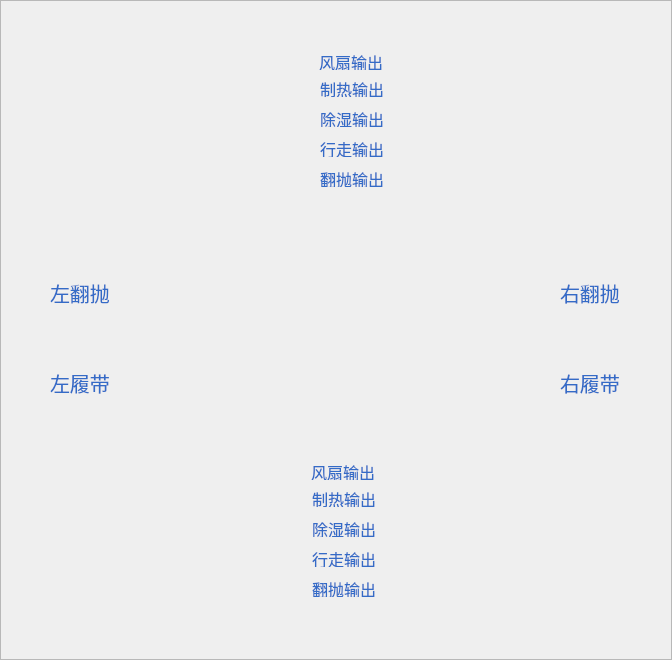
<?xml version="1.0" encoding="UTF-8"?>
<ui version="4.0">
 <class>FpjWatchs</class>
 <widget class="QWidget" name="FpjWatchs">
  <property name="geometry">
   <rect>
    <x>0</x>
    <y>0</y>
    <width>672</width>
    <height>660</height>
   </rect>
  </property>
  <property name="windowTitle">
   <string>Form</string>
  </property>
  <widget class="QFrame" name="frame">
   <property name="geometry">
    <rect>
     <x>0</x>
     <y>0</y>
     <width>672</width>
     <height>660</height>
    </rect>
   </property>
   <property name="styleSheet">
    <string notr="true">background-image: url(:/pic/翻抛机表盘组.png);
background-position:center;
background-repeat:no-repeat;</string>
   </property>
   <property name="frameShape">
    <enum>QFrame::StyledPanel</enum>
   </property>
   <property name="frameShadow">
    <enum>QFrame::Raised</enum>
   </property>
   <widget class="YlzsPlate" name="leftTopWidget" native="true">
    <property name="geometry">
     <rect>
      <x>0</x>
      <y>0</y>
      <width>260</width>
      <height>260</height>
     </rect>
    </property>
    <property name="styleSheet">
     <string notr="true">background: transparent; </string>
    </property>
   </widget>
   <widget class="YlzsPlate" name="rightTopWidget" native="true">
    <property name="geometry">
     <rect>
      <x>410</x>
      <y>0</y>
      <width>260</width>
      <height>260</height>
     </rect>
    </property>
    <property name="styleSheet">
     <string notr="true">background: transparent; </string>
    </property>
   </widget>
   <widget class="YlzsPlate" name="leftBottomWidget" native="true">
    <property name="geometry">
     <rect>
      <x>0</x>
      <y>400</y>
      <width>260</width>
      <height>260</height>
     </rect>
    </property>
    <property name="styleSheet">
     <string notr="true">background: transparent; </string>
    </property>
   </widget>
   <widget class="YlzsPlate" name="rightBottomWidget" native="true">
    <property name="geometry">
     <rect>
      <x>410</x>
      <y>400</y>
      <width>260</width>
      <height>260</height>
     </rect>
    </property>
    <property name="styleSheet">
     <string notr="true">background: transparent; </string>
    </property>
   </widget>
   <widget class="SmallPlate" name="leftCenterWidget" native="true">
    <property name="geometry">
     <rect>
      <x>130</x>
      <y>230</y>
      <width>200</width>
      <height>200</height>
     </rect>
    </property>
    <property name="styleSheet">
     <string notr="true">background: transparent; </string>
    </property>
   </widget>
   <widget class="SmallPlate" name="rightCenterWidget" native="true">
    <property name="geometry">
     <rect>
      <x>340</x>
      <y>230</y>
      <width>200</width>
      <height>200</height>
     </rect>
    </property>
    <property name="styleSheet">
     <string notr="true">background: transparent; </string>
    </property>
   </widget>
   <widget class="QLabel" name="label">
    <property name="geometry">
     <rect>
      <x>288</x>
      <y>50</y>
      <width>24</width>
      <height>24</height>
     </rect>
    </property>
    <property name="styleSheet">
     <string notr="true">background: transparent; 
border-image: url(:/pic/风扇-(1).png);</string>
    </property>
    <property name="text">
     <string/>
    </property>
   </widget>
   <widget class="QLabel" name="label_2">
    <property name="geometry">
     <rect>
      <x>288</x>
      <y>80</y>
      <width>24</width>
      <height>24</height>
     </rect>
    </property>
    <property name="styleSheet">
     <string notr="true">background: transparent; 
border-image: url(:/pic/制热输出.png);</string>
    </property>
    <property name="text">
     <string/>
    </property>
   </widget>
   <widget class="QLabel" name="label_3">
    <property name="geometry">
     <rect>
      <x>288</x>
      <y>110</y>
      <width>24</width>
      <height>24</height>
     </rect>
    </property>
    <property name="styleSheet">
     <string notr="true">background: transparent; 
border-image: url(:/pic/除湿输出.png);</string>
    </property>
    <property name="text">
     <string/>
    </property>
   </widget>
   <widget class="QLabel" name="label_4">
    <property name="geometry">
     <rect>
      <x>288</x>
      <y>140</y>
      <width>24</width>
      <height>24</height>
     </rect>
    </property>
    <property name="styleSheet">
     <string notr="true">background: transparent; 
border-image: url(:/pic/行走.png);</string>
    </property>
    <property name="text">
     <string/>
    </property>
   </widget>
   <widget class="QLabel" name="label_5">
    <property name="geometry">
     <rect>
      <x>288</x>
      <y>170</y>
      <width>24</width>
      <height>24</height>
     </rect>
    </property>
    <property name="styleSheet">
     <string notr="true">background: transparent; 
border-image: url(:/pic/输出.png);</string>
    </property>
    <property name="text">
     <string/>
    </property>
   </widget>
   <widget class="QLabel" name="label_6">
    <property name="geometry">
     <rect>
      <x>319</x>
      <y>53</y>
      <width>67</width>
      <height>17</height>
     </rect>
    </property>
    <property name="font">
     <font>
      <pointsize>12</pointsize>
     </font>
    </property>
    <property name="styleSheet">
     <string notr="true">color: rgb(52, 107, 199);
background: transparent; </string>
    </property>
    <property name="text">
     <string>风扇输出</string>
    </property>
   </widget>
   <widget class="QLabel" name="label_7">
    <property name="geometry">
     <rect>
      <x>320</x>
      <y>80</y>
      <width>67</width>
      <height>17</height>
     </rect>
    </property>
    <property name="font">
     <font>
      <pointsize>12</pointsize>
     </font>
    </property>
    <property name="styleSheet">
     <string notr="true">color: rgb(52, 107, 199);
background: transparent; </string>
    </property>
    <property name="text">
     <string>制热输出</string>
    </property>
   </widget>
   <widget class="QLabel" name="label_8">
    <property name="geometry">
     <rect>
      <x>320</x>
      <y>110</y>
      <width>67</width>
      <height>17</height>
     </rect>
    </property>
    <property name="font">
     <font>
      <pointsize>12</pointsize>
     </font>
    </property>
    <property name="styleSheet">
     <string notr="true">color: rgb(52, 107, 199);
background: transparent; </string>
    </property>
    <property name="text">
     <string>除湿输出</string>
    </property>
   </widget>
   <widget class="QLabel" name="label_9">
    <property name="geometry">
     <rect>
      <x>320</x>
      <y>140</y>
      <width>67</width>
      <height>17</height>
     </rect>
    </property>
    <property name="font">
     <font>
      <pointsize>12</pointsize>
     </font>
    </property>
    <property name="styleSheet">
     <string notr="true">color: rgb(52, 107, 199);
background: transparent; </string>
    </property>
    <property name="text">
     <string>行走输出</string>
    </property>
   </widget>
   <widget class="QLabel" name="label_10">
    <property name="geometry">
     <rect>
      <x>320</x>
      <y>170</y>
      <width>67</width>
      <height>17</height>
     </rect>
    </property>
    <property name="font">
     <font>
      <pointsize>12</pointsize>
     </font>
    </property>
    <property name="styleSheet">
     <string notr="true">color: rgb(52, 107, 199);
background: transparent; </string>
    </property>
    <property name="text">
     <string>翻抛输出</string>
    </property>
   </widget>
   <widget class="QLabel" name="label_11">
    <property name="geometry">
     <rect>
      <x>312</x>
      <y>520</y>
      <width>67</width>
      <height>17</height>
     </rect>
    </property>
    <property name="font">
     <font>
      <pointsize>12</pointsize>
     </font>
    </property>
    <property name="styleSheet">
     <string notr="true">color: rgb(52, 107, 199);
background: transparent; </string>
    </property>
    <property name="text">
     <string>除湿输出</string>
    </property>
   </widget>
   <widget class="QLabel" name="label_12">
    <property name="geometry">
     <rect>
      <x>312</x>
      <y>580</y>
      <width>67</width>
      <height>17</height>
     </rect>
    </property>
    <property name="font">
     <font>
      <pointsize>12</pointsize>
     </font>
    </property>
    <property name="styleSheet">
     <string notr="true">color: rgb(52, 107, 199);
background: transparent; </string>
    </property>
    <property name="text">
     <string>翻抛输出</string>
    </property>
   </widget>
   <widget class="QLabel" name="label_13">
    <property name="geometry">
     <rect>
      <x>312</x>
      <y>550</y>
      <width>67</width>
      <height>17</height>
     </rect>
    </property>
    <property name="font">
     <font>
      <pointsize>12</pointsize>
     </font>
    </property>
    <property name="styleSheet">
     <string notr="true">color: rgb(52, 107, 199);
background: transparent; </string>
    </property>
    <property name="text">
     <string>行走输出</string>
    </property>
   </widget>
   <widget class="QLabel" name="label_14">
    <property name="geometry">
     <rect>
      <x>280</x>
      <y>580</y>
      <width>24</width>
      <height>24</height>
     </rect>
    </property>
    <property name="styleSheet">
     <string notr="true">background: transparent; 
border-image: url(:/pic/输出.png);</string>
    </property>
    <property name="text">
     <string/>
    </property>
   </widget>
   <widget class="QLabel" name="label_15">
    <property name="geometry">
     <rect>
      <x>280</x>
      <y>490</y>
      <width>24</width>
      <height>24</height>
     </rect>
    </property>
    <property name="styleSheet">
     <string notr="true">background: transparent; 
border-image: url(:/pic/制热输出.png);</string>
    </property>
    <property name="text">
     <string/>
    </property>
   </widget>
   <widget class="QLabel" name="label_16">
    <property name="geometry">
     <rect>
      <x>280</x>
      <y>520</y>
      <width>24</width>
      <height>24</height>
     </rect>
    </property>
    <property name="styleSheet">
     <string notr="true">background: transparent; 
border-image: url(:/pic/除湿输出.png);</string>
    </property>
    <property name="text">
     <string/>
    </property>
   </widget>
   <widget class="QLabel" name="label_17">
    <property name="geometry">
     <rect>
      <x>312</x>
      <y>490</y>
      <width>67</width>
      <height>17</height>
     </rect>
    </property>
    <property name="font">
     <font>
      <pointsize>12</pointsize>
     </font>
    </property>
    <property name="styleSheet">
     <string notr="true">color: rgb(52, 107, 199);
background: transparent; </string>
    </property>
    <property name="text">
     <string>制热输出</string>
    </property>
   </widget>
   <widget class="QLabel" name="label_18">
    <property name="geometry">
     <rect>
      <x>280</x>
      <y>550</y>
      <width>24</width>
      <height>24</height>
     </rect>
    </property>
    <property name="styleSheet">
     <string notr="true">background: transparent; 
border-image: url(:/pic/行走.png);</string>
    </property>
    <property name="text">
     <string/>
    </property>
   </widget>
   <widget class="QLabel" name="label_19">
    <property name="geometry">
     <rect>
      <x>311</x>
      <y>463</y>
      <width>67</width>
      <height>17</height>
     </rect>
    </property>
    <property name="font">
     <font>
      <pointsize>12</pointsize>
     </font>
    </property>
    <property name="styleSheet">
     <string notr="true">color: rgb(52, 107, 199);
background: transparent; </string>
    </property>
    <property name="text">
     <string>风扇输出</string>
    </property>
   </widget>
   <widget class="QLabel" name="label_20">
    <property name="geometry">
     <rect>
      <x>280</x>
      <y>460</y>
      <width>24</width>
      <height>24</height>
     </rect>
    </property>
    <property name="styleSheet">
     <string notr="true">background: transparent; 
border-image: url(:/pic/风扇-(1).png);</string>
    </property>
    <property name="text">
     <string/>
    </property>
   </widget>
   <widget class="QLabel" name="label_21">
    <property name="geometry">
     <rect>
      <x>50</x>
      <y>280</y>
      <width>70</width>
      <height>25</height>
     </rect>
    </property>
    <property name="font">
     <font>
      <pointsize>15</pointsize>
     </font>
    </property>
    <property name="styleSheet">
     <string notr="true">color: rgb(52, 107, 199);
background: transparent; </string>
    </property>
    <property name="text">
     <string>左翻抛</string>
    </property>
   </widget>
   <widget class="QLabel" name="label_22">
    <property name="geometry">
     <rect>
      <x>560</x>
      <y>280</y>
      <width>70</width>
      <height>25</height>
     </rect>
    </property>
    <property name="font">
     <font>
      <pointsize>15</pointsize>
     </font>
    </property>
    <property name="styleSheet">
     <string notr="true">color: rgb(52, 107, 199);
background: transparent; </string>
    </property>
    <property name="text">
     <string>右翻抛</string>
    </property>
   </widget>
   <widget class="QLabel" name="label_23">
    <property name="geometry">
     <rect>
      <x>50</x>
      <y>370</y>
      <width>70</width>
      <height>25</height>
     </rect>
    </property>
    <property name="font">
     <font>
      <pointsize>15</pointsize>
     </font>
    </property>
    <property name="styleSheet">
     <string notr="true">color: rgb(52, 107, 199);
background: transparent; </string>
    </property>
    <property name="text">
     <string>左履带</string>
    </property>
   </widget>
   <widget class="QLabel" name="label_24">
    <property name="geometry">
     <rect>
      <x>560</x>
      <y>370</y>
      <width>70</width>
      <height>25</height>
     </rect>
    </property>
    <property name="font">
     <font>
      <pointsize>15</pointsize>
     </font>
    </property>
    <property name="styleSheet">
     <string notr="true">color: rgb(52, 107, 199);
background: transparent; </string>
    </property>
    <property name="text">
     <string>右履带</string>
    </property>
   </widget>
  </widget>
 </widget>
 <customwidgets>
  <customwidget>
   <class>YlzsPlate</class>
   <extends>QWidget</extends>
   <header>ylzsplate.h</header>
   <container>1</container>
  </customwidget>
  <customwidget>
   <class>SmallPlate</class>
   <extends>QWidget</extends>
   <header>smallplate.h</header>
   <container>1</container>
  </customwidget>
 </customwidgets>
 <resources/>
 <connections/>
</ui>
